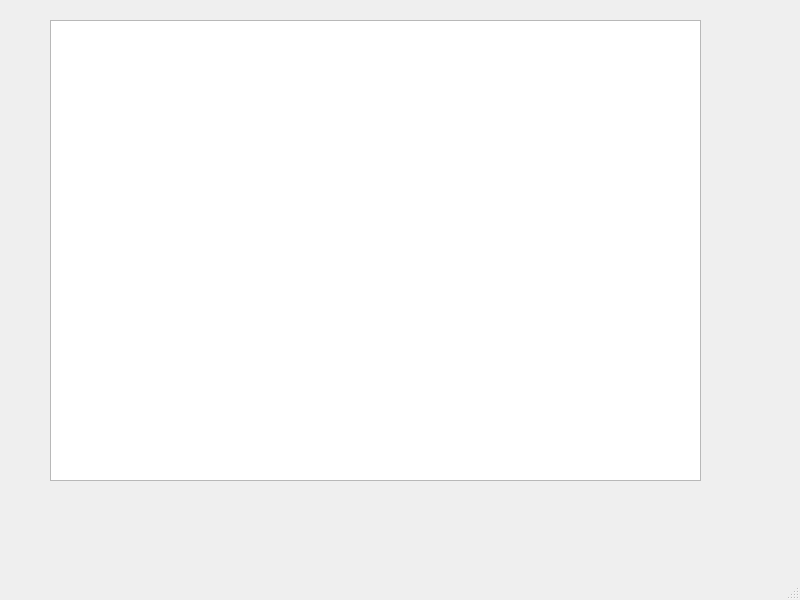
<?xml version="1.0" encoding="UTF-8"?>
<ui version="4.0">
 <class>MainWindow</class>
 <widget class="QMainWindow" name="MainWindow">
  <property name="geometry">
   <rect>
    <x>0</x>
    <y>0</y>
    <width>800</width>
    <height>600</height>
   </rect>
  </property>
  <property name="windowTitle">
   <string>MainWindow</string>
  </property>
  <widget class="QWidget" name="centralwidget">
   <widget class="QGraphicsView" name="graphicsView">
    <property name="geometry">
     <rect>
      <x>50</x>
      <y>20</y>
      <width>651</width>
      <height>461</height>
     </rect>
    </property>
   </widget>
  </widget>
  <widget class="QMenuBar" name="menubar">
   <property name="geometry">
    <rect>
     <x>0</x>
     <y>0</y>
     <width>800</width>
     <height>25</height>
    </rect>
   </property>
  </widget>
  <widget class="QStatusBar" name="statusbar"/>
 </widget>
 <resources/>
 <connections/>
</ui>
